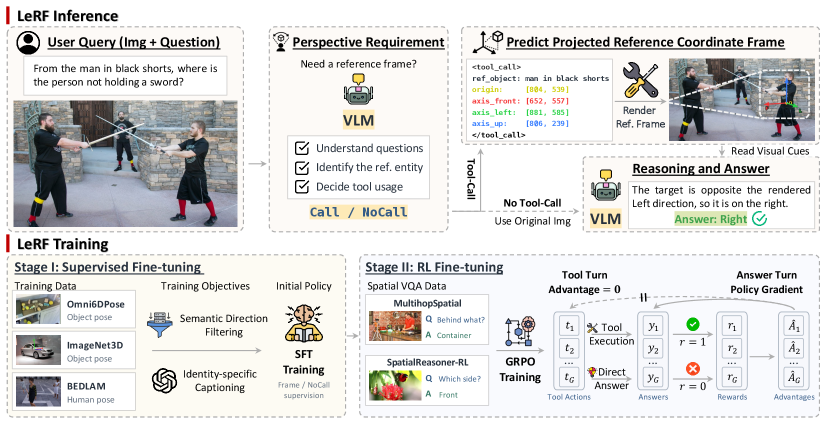
#> input picture assets/main_fig.png, 1652 x 848 px (shown at 1/2 size)
$ python -i frame_tool.py   (imports and definitions only)
#> lines starting #> are read from the running program, lines starting #| are printed output that depends on the picture
"""``draw_reference_frame``: render a predicted object-centric frame onto an image (pure PIL)."""

from __future__ import annotations

import io
import math
from dataclasses import dataclass, field
from pathlib import Path
from typing import Any, Optional

from PIL import Image, ImageDraw, ImageFont, ImageOps

TOOL_NAME = "draw_reference_frame"

AXIS_KEYS = ("axis_left", "axis_up", "axis_front")
POINT_KEYS = ("origin", *AXIS_KEYS)
REQUIRED_PARAMS = frozenset(("reference_object", *POINT_KEYS))

AXIS_STYLES: dict[str, dict] = {
    "axis_left": {"color": (40, 210, 70, 255), "label": "L"},
    "axis_up": {"color": (55, 125, 255, 255), "label": "U"},
    "axis_front": {"color": (245, 55, 55, 255), "label": "F"},
}
ORIGIN_COLOR = (255, 220, 40, 255)

# An axis shorter than EPS_REL * min(W, H) px is treated as foreshortened (degenerate).
EPS_REL = 0.02
# Right-handed frame: each axis is the cross product of the other two (cyclic).
HANDEDNESS_PAIRS = {
    "axis_front": ("axis_left", "axis_up"),
    "axis_left": ("axis_up", "axis_front"),
    "axis_up": ("axis_front", "axis_left"),
}
# Below this |sin| the two visible axes are too collinear to infer the depth sign.
COLLINEAR_SIN_MIN = 0.15

_FONT_CANDIDATES = (
    "/usr/share/fonts/truetype/dejavu/DejaVuSans-Bold.ttf",
    "/usr/share/fonts/dejavu-sans-fonts/DejaVuSans-Bold.ttf",
    "/usr/share/fonts/dejavu/DejaVuSans-Bold.ttf",
    "/usr/share/fonts/truetype/liberation2/LiberationSans-Bold.ttf",
    "/usr/share/fonts/liberation-sans/LiberationSans-Bold.ttf",
    "/usr/share/fonts/google-droid-sans-fonts/DroidSans-Bold.ttf",
    "/usr/share/fonts/urw-base35/NimbusSans-Bold.otf",
)

# Fixed messages returned to the model when a call is rejected.
RETRY_MESSAGES: dict[str, str] = {
    "params": (
        "The call must contain exactly these five parameters, once each: "
        "reference_object, origin, axis_up, axis_front, axis_left. Reply again "
        "with all five."
    ),
    "empty_reference_object": ("The reference_object parameter must name the object. Reply again with it filled in."),
    "coord_shape": (
        "origin, axis_up, axis_front and axis_left must each hold exactly two "
        "numbers, written as [x, y]. Reply again in that format."
    ),
    "coord_not_int": ("Coordinates must be integers, not decimals or strings. Reply again with integer coordinates."),
    "coord_out_of_range": (
        "Coordinates are normalized to 0-1000 relative to the image and must stay "
        "within that range. Reply again with coordinates in 0-1000."
    ),
    "no_image": (
        "The image could not be loaded, so the frame was not drawn. Answer the question from the original image."
    ),
}


@dataclass
class ToolResult:
    image: Image.Image
    origin_px: tuple[int, int]
    endpoints_px: dict[str, tuple[int, int]]
    axis_len_px: dict[str, float]
    warnings: list[str] = field(default_factory=list)
    depth_marks: dict[str, str] = field(default_factory=dict)


# [16 lines left out: function validate_arguments, not called in this run]


def prepare_image(image: Image.Image | str | Path) -> Image.Image:
    if isinstance(image, (str, Path)):
        image = Image.open(image)
    return ImageOps.exif_transpose(image).convert("RGB")


def load_image(path: str | Path, max_pixels: int = 1024 * 1024) -> Image.Image:
    """Load an image and downscale it to at most ``max_pixels`` (as in training)."""
#> called with path = '../assets/main_fig.png', max_pixels = 1048576
    with Image.open(path) as im:
#> im is the input picture: PIL image 1652x848 RGB; mean R, G, B 221.6, 221.2, 220.4
        w, h = im.size
#> w = 1652; h = 848
        if max_pixels <= 0 or w * h <= max_pixels:
            return prepare_image(im)
        scale = math.sqrt(max_pixels / (w * h))
#> scale = 0.865
        size = (max(1, int(w * scale)), max(1, int(h * scale)))
#> size = (1429, 733)
        buf = io.BytesIO()
        im.convert("RGB").resize(size, Image.LANCZOS).save(buf, format="JPEG", quality=95)
        return prepare_image(Image.open(buf))
#> in prepare_image, `return ImageOps.exif_transpose(image).convert("RGB")`:
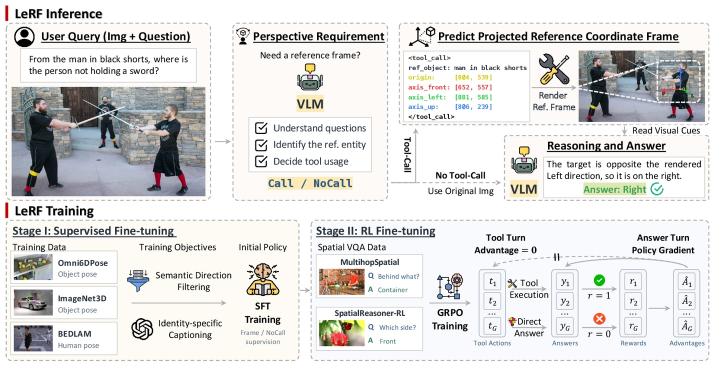
#> returned value: PIL image 1429x733 RGB (shown at 1/2 size); mean R, G, B 221.4, 221, 220.1


# [37 lines left out: functions to_pixel, _font, draw_arrow, not called in this run]


def depth_marker_radius(origin_radius: int) -> int:
    return max(origin_radius + 3, int(round(origin_radius * 1.6)))


# [118 lines left out: functions _draw_depth_marker, execute, not called in this run]

>>> result = load_image('../assets/main_fig.png')
